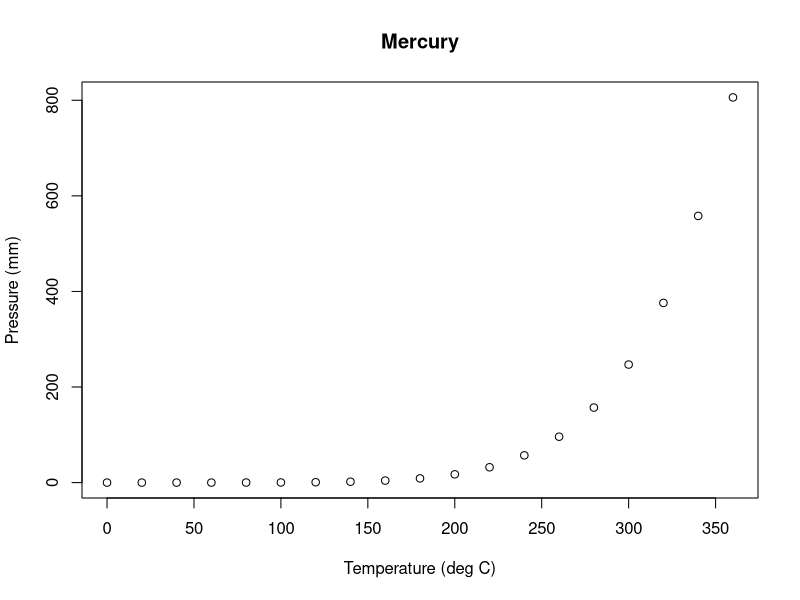
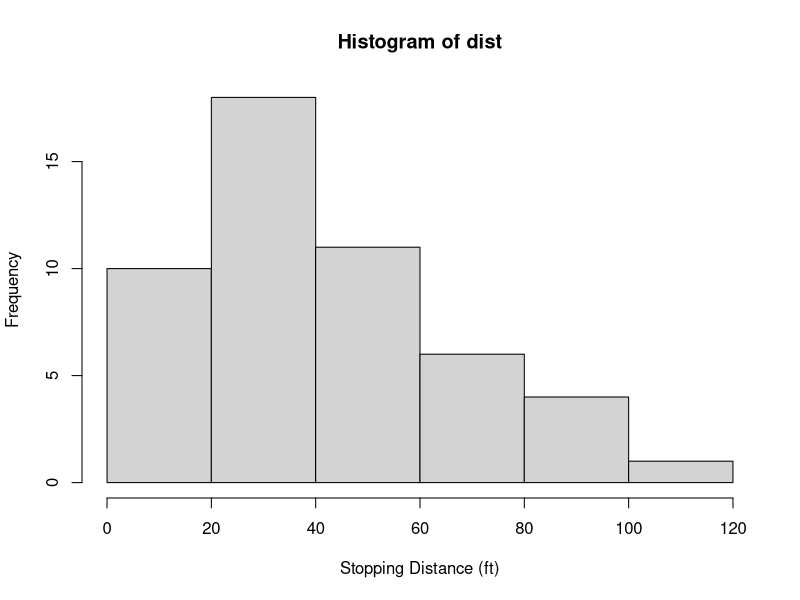
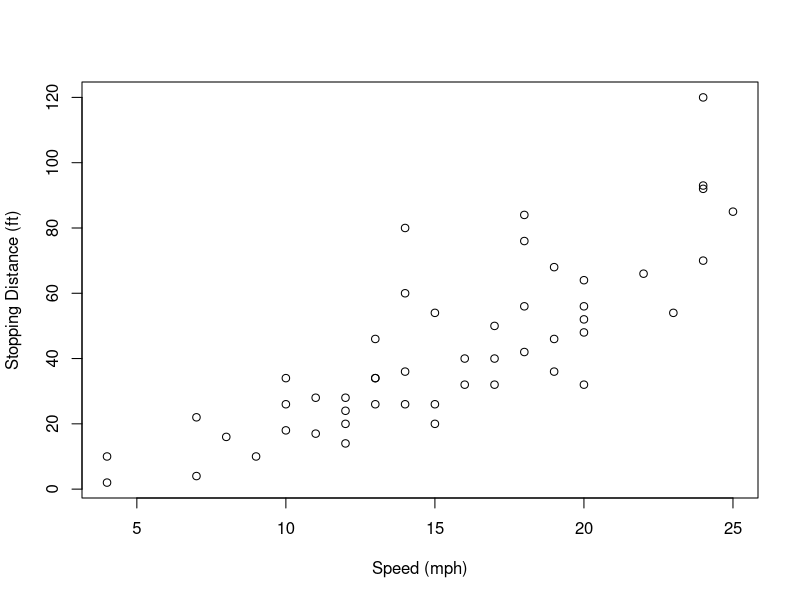

The R script that drew these images, in order:
## ---- chunk 1
summary(cars)
#cars

#This dataset contains information about the speed of cars and the distances taken to stop. The data was collected in the 1920s.It has 50 rows and 2 variables
## ---- chunk 2
#| fig-align: center
#| fig-cap: "Figure 1: This dataset contains the relationship between temperature and vapor pressure of mercury"

plot(pressure, main = "Mercury",
     xlab = "Temperature (deg C)", 
     ylab = "Pressure (mm)")

## ---- chunk 3
#| layout-nrow: 1

dist <- cars$dist

hist(dist, 
     xlab = "Stopping Distance (ft)")

plot(x = cars$speed, 
     y = cars$dist, 
     xlab = "Speed (mph)", 
     ylab = "Stopping Distance (ft)")
